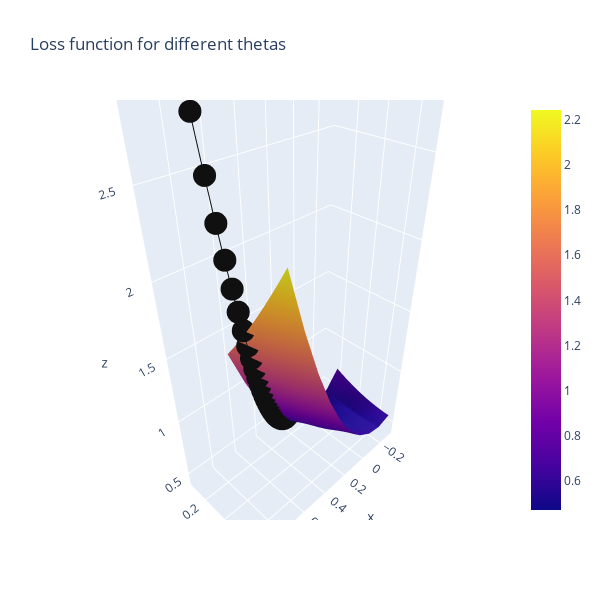

The notebook cell saved with this chart:
### Code cell
#Loss Function Figure

#X = Theta0
#Y - Theta1
#Z = Loss
#black line = path of loss function over the iterations.
#Find where it is closest to 0 in X and Y!

line_marker = dict(color='#101010', width=2)
fig = go.Figure()
fig.add_surface(x=theta1_vals, y=theta0_vals, z=J_vals)
fig.add_scatter3d(x=theta1_history, y=theta0_history, z=J_history, line=line_marker, name='')
#The below line adds a graph of just the loss over iterations in a 2D plane
plt.plot(theta0_history, theta1_history, 'r+');
fig.update_layout(title='Loss function for different thetas', autosize=True,
                  width=600, height=600, xaxis_title='theta0', 
                 yaxis_title='theta1')
fig.show()
